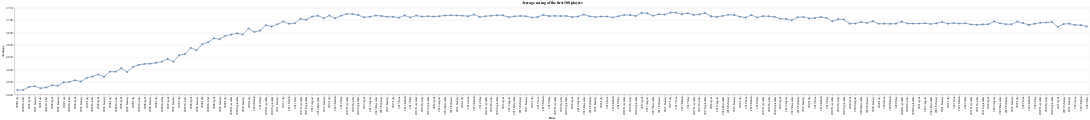

The notebook cell saved with this chart:
### Code cell
averages_df = averages.reset_index()
averages_df.columns = ['Column', 'Average']

averages_df['Date'] = df2['Date']
averages_df.drop(['Column'],axis=1)

chart = alt.Chart(averages_df).mark_line().encode(
    x=alt.X('Date'),
    y=alt.Y('Average', scale=alt.Scale(domain=(2640, 2710)))
).properties(
    title='Average rating of the first 100 players'
)

points = alt.Chart(averages_df).mark_point(filled=True, size=50).encode(
    x=alt.X('Date', sort=None),
    y=alt.Y('Average',scale=alt.Scale(domain=(2640, 2710))),
    tooltip=[alt.Tooltip('Date', title='Date'),
             alt.Tooltip('Average', title='Average')]
)

# Show the chart
chart + points

### Figure 1 — Vega-Lite specification as saved in the notebook (floating-point values rounded to 4 significant figures; data arrays with more than 128 entries replaced by an {"elided": "..."} marker saying what was removed)
{"config": {"view": {"continuousWidth": 400, "continuousHeight": 300}}, "layer": [{"mark": "line", "encoding": {"x": {"field": "Date", "type": "nominal"}, "y": {"field": "Average", "scale": {"domain": [2640, 2710]}, "type": "quantitative"}}, "title": "Average rating of the first 100 players"}, {"mark": {"type": "point", "filled": true, "size": 50}, "encoding": {"tooltip": [{"field": "Date", "title": "Date", "type": "nominal"}, {"field": "Average", "title": "Average", "type": "quantitative"}], "x": {"field": "Date", "sort": null, "type": "nominal"}, "y": {"field": "Average", "scale": {"domain": [2640, 2710]}, "type": "quantitative"}}}], "data": {"name": "data-d0d93d3163a0643526bb523f80fb0a1e"}, "$schema": "https://vega.github.io/schema/vega-lite/v4.17.0.json", "datasets": {"data-d0d93d3163a0643526bb523f80fb0a1e": {"elided": "186 records"}}}
